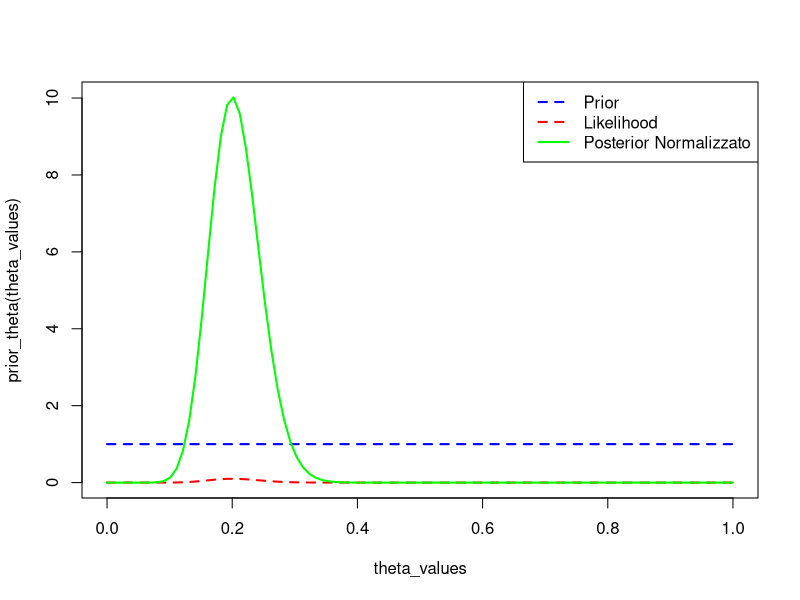

Reproduce this figure in R.
# Impostazioni della simulazione
N <- 100  # Numero totale di lanci della moneta

# Genera un valore per Theta dalla distribuzione U(0,1)
Theta <- runif(1, min = 0, max = 1)

# Genera un dato K dalla distribuzione binomiale B(N, Theta)
K <- rbinom(1, size = N, prob = Theta)

# Simula l'inferenza bayesiana
# Definisci la prior per Theta (uniforme)
prior_theta <- function(theta) {
  ifelse(theta >= 0 & theta <= 1, 1, 0)
}

# Calcola la likelihood
likelihood <- function(theta, k, n) {
  choose(n, k) * theta^k * (1 - theta)^(n - k)
}

# Calcola il posterior non normalizzato
posterior_non_normalizzato <- function(theta, k, n) {
  prior_theta(theta) * likelihood(theta, k, n)
}

# Calcola la costante di normalizzazione
normalization_constant <- integrate(function(t) posterior_non_normalizzato(t, K, N), 0, 1)$value

# Definisci il posterior normalizzato
posterior_normalizzato <- function(theta, k, n) {
  posterior_non_normalizzato(theta, k, n) / normalization_constant
}

# Esegui l'inferenza bayesiana per ottenere il posterior normalizzato
theta_values <- seq(0, 1, length.out = 100)
posterior_values <- posterior_normalizzato(theta_values, K, N)

# Plotta il prior, la likelihood e il posterior normalizzato
plot(theta_values, prior_theta(theta_values), type = "l", col = "blue", lty = 2, lwd = 2, ylim = c(0, max(prior_theta(theta_values), likelihood(theta_values, K, N), posterior_values)))
lines(theta_values, likelihood(theta_values, K, N), col = "red", lty = 2, lwd = 2)
lines(theta_values, posterior_values, col = "green", lty = 1, lwd = 2)
legend("topright", legend = c("Prior", "Likelihood", "Posterior Normalizzato"), col = c("blue", "red", "green"), lty = c(2, 2, 1), lwd = 2)
